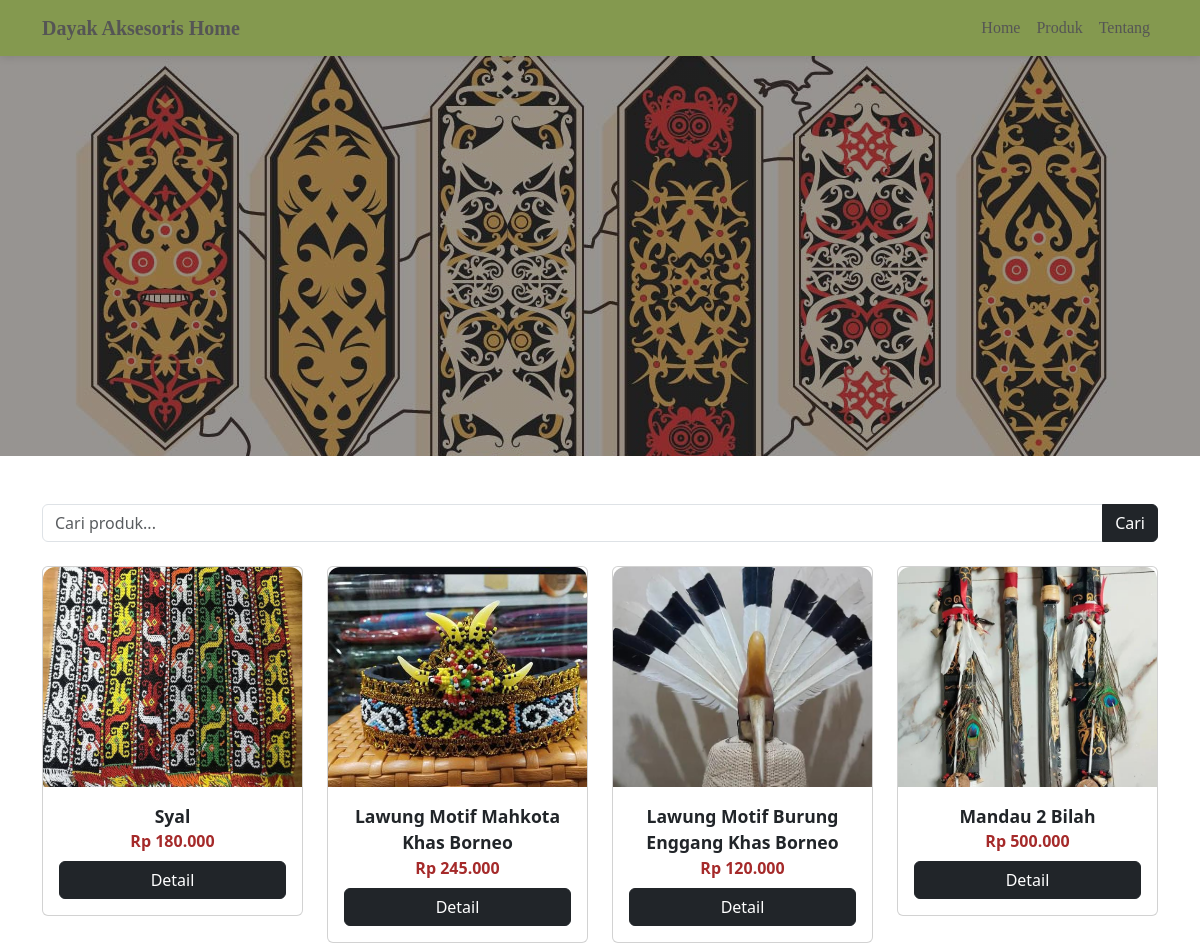
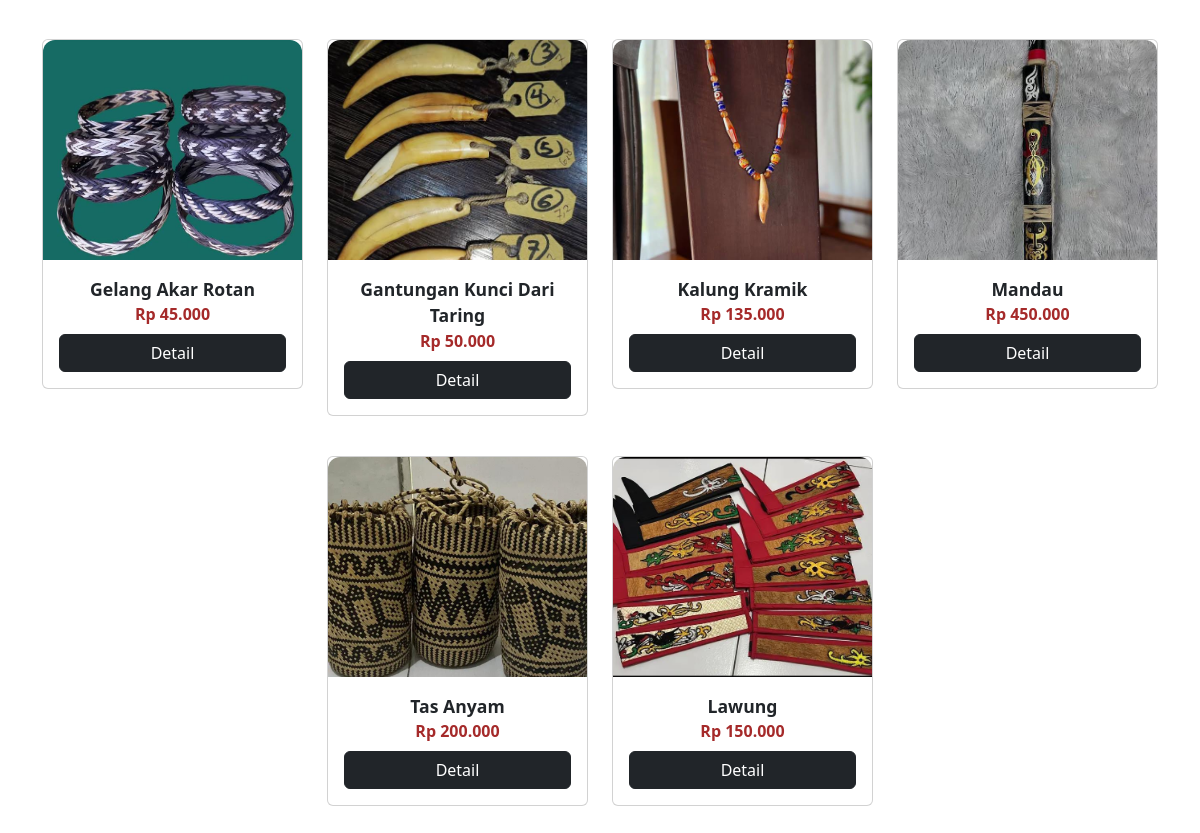
/produk.php, run on the app's committed database (2 pictures, top to bottom).
### tables this page shows
CREATE TABLE `produk` (
  `id` int(11) NOT NULL,
  `kategori_id` int(11) NOT NULL,
  `nama` varchar(255) NOT NULL,
  `harga` double NOT NULL,
  `foto` varchar(255) DEFAULT NULL,
  `detail` text DEFAULT NULL,
  `ketersediaan_stok` enum('habis','tersedia') DEFAULT 'tersedia'
);

### produk.php (the view, shortened to what this page needs)
<?php
require "koneksi.php";
$queryProduk = "SELECT * FROM produk WHERE 1=1";
$queryProduk .= " ORDER BY id DESC";
$produk = mysqli_query($mysqli, $queryProduk);
?>
<!DOCTYPE html>
<html lang="en">
<head>
<link rel="stylesheet" href="bootstrap/bootstrap-5.0.2-dist/css/bootstrap.min.css">
<link rel="stylesheet" href="fontawesome/css/all.min.css">
<link rel="stylesheet" href="css/style.css">
</head>
<body>
<?php require "navbar.php"; ?>
<div class="container-fluid banner-produk d-flex align-items-center">
    <div class="container">
    </div>
</div>
<div class="container mt-5 mb-5">
    <form method="GET" class="mb-4">
        <div class="input-group">
            <input type="text" name="cari" class="form-control" placeholder="Cari produk..."
                value="<?= isset($_GET['cari']) ? $_GET['cari'] : '' ?>">
            <button class="btn btn-dark" type="submit">Cari</button>
        </div>
    </form>
    <div class="row g-4 justify-content-center">
        <?php while($row = mysqli_fetch_array($produk)){ ?>
        <div class="col-sm-6 col-md-4 col-lg-3 mb-3">
            <div class="card product-card">
                <img src="image/<?= $row['foto'] ?>" class="product-img" alt="<?= $row['nama'] ?>">
                <div class="card-body text-center">
                    <div class="product-title"><?= $row['nama'] ?></div>
                    <div class="product-price">Rp <?= number_format($row['harga'],0,',','.') ?></div>
                    <a href="produk-detail.php?p=<?= $row['id'] ?>" class="btn btn-dark mt-2 w-100">Detail</a>
                </div>
            </div>
        </div>
        <?php } ?>
    </div>
</div>
</body>
</html>

### style.css (style rules this page uses)
body { font-family: "Times New Roman", Times, serif; margin: 0; padding: 0; }
.banner-produk { height: 50vh; background: linear-gradient(rgba(0,0,0,0.4), rgba(0,0,0,0.4)), url('../image/dayak-tribal-motif-vector.jpg'); background-position: 50% 45%; font-family: "Times New Roman", Times, serif; text-shadow: 1px 1px 5px rgba(0,0,0,0.6); }

### produk.php (style rules this page uses)
.product-card { border-radius: 12px; transition: .3s; }
.product-img { height: 220px; object-fit: cover; border-radius: 12px 12px 0 0; }
.product-title { font-weight: bold; font-size: 1.1rem; }
.product-price { color: #a52a2a; font-weight: bold; }

### data on the page
produk: foto (picture), nama "Syal", harga "180.000"
produk: foto (picture), nama "Lawung Motif Mahkota Khas Borneo", harga "245.000"
produk: foto (picture), nama "Lawung Motif Burung Enggang Khas Borneo", harga "120.000"
produk: foto (picture), nama "Mandau 2 Bilah", harga "500.000"
produk: foto (picture), nama "Gelang Akar Rotan", harga "45.000"
produk: foto (picture), nama "Gantungan Kunci Dari Taring", harga "50.000"
produk: foto (picture), nama "Kalung Kramik", harga "135.000"
produk: foto (picture), nama "Mandau", harga "450.000"
produk: foto (picture), nama "Tas Anyam", harga "200.000"
produk: foto (picture), nama "Lawung", harga "150.000"
